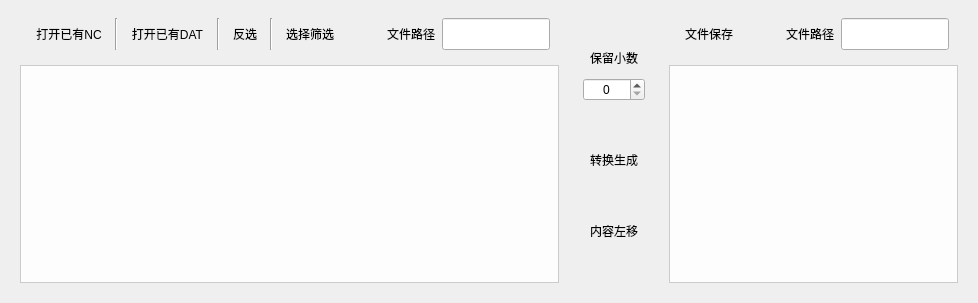
          <widget class="QWidget" name="widget_down" native="true">
           <layout class="QHBoxLayout" name="horizontalLayout_18">
            <property name="topMargin">
             <number>0</number>
            </property>
            <item>
             <widget class="QWidget" name="widget_left" native="true">
              <layout class="QVBoxLayout" name="verticalLayout_3">
               <item>
                <widget class="QWidget" name="widget_20" native="true">
                 <layout class="QHBoxLayout" name="horizontalLayout_15">
                  <item>
                   <widget class="QToolButton" name="tbn_openAlreadyNCFile">
                    <property name="minimumSize">
                     <size>
                      <width>0</width>
                      <height>0</height>
                     </size>
                    </property>
                    <property name="text">
                     <string>打开已有NC</string>
                    </property>
                    <property name="icon">
                     <iconset resource="OfflineProgramTool.qrc">
                      <normaloff>:/OfflineProgramTool/icons/Open.png</normaloff>:/OfflineProgramTool/icons/Open.png</iconset>
                    </property>
                    <property name="iconSize">
                     <size>
                      <width>32</width>
                      <height>32</height>
                     </size>
                    </property>
                    <property name="toolButtonStyle">
                     <enum>Qt::ToolButtonTextUnderIcon</enum>
                    </property>
                    <property name="autoRaise">
                     <bool>true</bool>
                    </property>
                   </widget>
                  </item>
                  <item>
                   <widget class="Line" name="line_5">
                    <property name="orientation">
                     <enum>Qt::Vertical</enum>
                    </property>
                   </widget>
                  </item>
                  <item>
                   <widget class="QToolButton" name="tbn_openAlreadyDATFile">
                    <property name="minimumSize">
                     <size>
                      <width>0</width>
                      <height>0</height>
                     </size>
                    </property>
                    <property name="text">
                     <string>打开已有DAT</string>
                    </property>
                    <property name="icon">
                     <iconset resource="OfflineProgramTool.qrc">
                      <normaloff>:/OfflineProgramTool/icons/OpenDAT.png</normaloff>:/OfflineProgramTool/icons/OpenDAT.png</iconset>
                    </property>
                    <property name="iconSize">
                     <size>
                      <width>32</width>
                      <height>32</height>
                     </size>
                    </property>
                    <property name="toolButtonStyle">
                     <enum>Qt::ToolButtonTextUnderIcon</enum>
                    </property>
                    <property name="autoRaise">
                     <bool>true</bool>
                    </property>
                   </widget>
                  </item>
                  <item>
                   <widget class="Line" name="line_7">
                    <property name="orientation">
                     <enum>Qt::Vertical</enum>
                    </property>
                   </widget>
                  </item>
                  <item>
                   <widget class="QToolButton" name="tbn_chooseInverse">
                    <property name="text">
                     <string>反选</string>
                    </property>
                    <property name="icon">
                     <iconset resource="OfflineProgramTool.qrc">
                      <normaloff>:/OfflineProgramTool/icons/ChooseInverse.png</normaloff>:/OfflineProgramTool/icons/ChooseInverse.png</iconset>
                    </property>
                    <property name="iconSize">
                     <size>
                      <width>32</width>
                      <height>32</height>
                     </size>
                    </property>
                    <property name="toolButtonStyle">
                     <enum>Qt::ToolButtonTextUnderIcon</enum>
                    </property>
                    <property name="autoRaise">
                     <bool>true</bool>
                    </property>
                   </widget>
                  </item>
                  <item>
                   <widget class="Line" name="line_10">
                    <property name="orientation">
                     <enum>Qt::Vertical</enum>
                    </property>
                   </widget>
                  </item>
                  <item>
                   <widget class="QToolButton" name="tbn_choose">
                    <property name="text">
                     <string>选择筛选</string>
                    </property>
                    <property name="icon">
                     <iconset resource="OfflineProgramTool.qrc">
                      <normaloff>:/OfflineProgramTool/icons/Choose.png</normaloff>:/OfflineProgramTool/icons/Choose.png</iconset>
                    </property>
                    <property name="iconSize">
                     <size>
                      <width>32</width>
                      <height>32</height>
                     </size>
                    </property>
                    <property name="toolButtonStyle">
                     <enum>Qt::ToolButtonTextUnderIcon</enum>
                    </property>
                    <property name="autoRaise">
                     <bool>true</bool>
                    </property>
                   </widget>
                  </item>
                  <item>
                   <spacer name="horizontalSpacer_13">
                    <property name="orientation">
                     <enum>Qt::Horizontal</enum>
                    </property>
                    <property name="sizeHint" stdset="0">
                     <size>
                      <width>40</width>
                      <height>20</height>
                     </size>
                    </property>
                   </spacer>
                  </item>
                  <item>
                   <widget class="QLabel" name="label">
                    <property name="text">
                     <string>文件路径</string>
                    </property>
                   </widget>
                  </item>
                  <item>
                   <widget class="QLineEdit" name="lineEdit_alreadyNCFilePosition">
                    <property name="minimumSize">
                     <size>
                      <width>0</width>
                      <height>32</height>
                     </size>
                    </property>
                   </widget>
                  </item>
                 </layout>
                </widget>
               </item>
               <item>
                <widget class="QTableWidget" name="tableWidget_AlreadyNCFile">
                 <property name="styleSheet">
                  <string notr="true">background-color: rgba(255, 255, 255,0.9);</string>
                 </property>
                </widget>
               </item>
              </layout>
             </widget>
            </item>
            <item>
             <widget class="QWidget" name="widget_middle" native="true">
              <property name="styleSheet">
               <string notr="true"/>
              </property>
              <layout class="QVBoxLayout" name="verticalLayout">
               <item>
                <spacer name="verticalSpacer_4">
                 <property name="orientation">
                  <enum>Qt::Vertical</enum>
                 </property>
                 <property name="sizeHint" stdset="0">
                  <size>
                   <width>20</width>
                   <height>40</height>
                  </size>
                 </property>
                </spacer>
               </item>
               <item>
                <widget class="QLabel" name="label_4">
                 <property name="text">
                  <string>保留小数</string>
                 </property>
                 <property name="alignment">
                  <set>Qt::AlignCenter</set>
                 </property>
                </widget>
               </item>
               <item>
                <spacer name="verticalSpacer_5">
                 <property name="orientation">
                  <enum>Qt::Vertical</enum>
                 </property>
                 <property name="sizeType">
                  <enum>QSizePolicy::Fixed</enum>
                 </property>
                 <property name="sizeHint" stdset="0">
                  <size>
                   <width>20</width>
                   <height>5</height>
                  </size>
                 </property>
                </spacer>
               </item>
               <item>
                <widget class="QSpinBox" name="spinBox_littleNumber">
                 <property name="sizePolicy">
                  <sizepolicy hsizetype="Minimum" vsizetype="Minimum">
                   <horstretch>0</horstretch>
                   <verstretch>0</verstretch>
                  </sizepolicy>
                 </property>
                 <property name="minimumSize">
                  <size>
                   <width>0</width>
                   <height>20</height>
                  </size>
                 </property>
                 <property name="alignment">
                  <set>Qt::AlignCenter</set>
                 </property>
                </widget>
               </item>
               <item>
                <spacer name="verticalSpacer_2">
                 <property name="orientation">
                  <enum>Qt::Vertical</enum>
                 </property>
                 <property name="sizeHint" stdset="0">
                  <size>
                   <width>20</width>
                   <height>40</height>
                  </size>
                 </property>
                </spacer>
               </item>
               <item>
                <widget class="QToolButton" name="tbn_generate">
                 <property name="text">
                  <string>转换生成</string>
                 </property>
                 <property name="icon">
                  <iconset resource="OfflineProgramTool.qrc">
                   <normaloff>:/OfflineProgramTool/icons/Right.png</normaloff>:/OfflineProgramTool/icons/Right.png</iconset>
                 </property>
                 <property name="iconSize">
                  <size>
                   <width>32</width>
                   <height>32</height>
                  </size>
                 </property>
                 <property name="toolButtonStyle">
                  <enum>Qt::ToolButtonTextUnderIcon</enum>
                 </property>
                 <property name="autoRaise">
                  <bool>true</bool>
                 </property>
                </widget>
               </item>
               <item>
                <spacer name="verticalSpacer_6">
                 <property name="orientation">
                  <enum>Qt::Vertical</enum>
                 </property>
                 <property name="sizeHint" stdset="0">
                  <size>
                   <width>20</width>
                   <height>40</height>
                  </size>
                 </property>
                </spacer>
               </item>
               <item>
                <widget class="QToolButton" name="tbn_turnLeft">
                 <property name="text">
                  <string>内容左移</string>
                 </property>
                 <property name="icon">
                  <iconset resource="OfflineProgramTool.qrc">
                   <normaloff>:/OfflineProgramTool/icons/Left.png</normaloff>:/OfflineProgramTool/icons/Left.png</iconset>
                 </property>
                 <property name="iconSize">
                  <size>
                   <width>32</width>
                   <height>32</height>
                  </size>
                 </property>
                 <property name="toolButtonStyle">
                  <enum>Qt::ToolButtonTextUnderIcon</enum>
                 </property>
                 <property name="autoRaise">
                  <bool>true</bool>
                 </property>
                </widget>
               </item>
               <item>
                <spacer name="verticalSpacer_3">
                 <property name="orientation">
                  <enum>Qt::Vertical</enum>
                 </property>
                 <property name="sizeHint" stdset="0">
                  <size>
                   <width>20</width>
                   <height>40</height>
                  </size>
                 </property>
                </spacer>
               </item>
              </layout>
             </widget>
            </item>
            <item>
             <widget class="QWidget" name="widget_right" native="true">
              <layout class="QVBoxLayout" name="verticalLayout_4">
               <item>
                <widget class="QWidget" name="widget_15" native="true">
                 <layout class="QHBoxLayout" name="horizontalLayout_17">
                  <item>
                   <widget class="QToolButton" name="tbn_output">
                    <property name="text">
                     <string>文件保存</string>
                    </property>
                    <property name="icon">
                     <iconset resource="OfflineProgramTool.qrc">
                      <normaloff>:/OfflineProgramTool/icons/Save.png</normaloff>:/OfflineProgramTool/icons/Save.png</iconset>
                    </property>
                    <property name="iconSize">
                     <size>
                      <width>32</width>
                      <height>32</height>
                     </size>
                    </property>
                    <property name="toolButtonStyle">
                     <enum>Qt::ToolButtonTextUnderIcon</enum>
                    </property>
                    <property name="autoRaise">
                     <bool>true</bool>
                    </property>
                   </widget>
                  </item>
                  <item>
                   <spacer name="horizontalSpacer_14">
                    <property name="orientation">
                     <enum>Qt::Horizontal</enum>
                    </property>
                    <property name="sizeHint" stdset="0">
                     <size>
                      <width>40</width>
                      <height>20</height>
                     </size>
                    </property>
                   </spacer>
                  </item>
                  <item>
                   <widget class="QLabel" name="label_2">
                    <property name="text">
                     <string>文件路径</string>
                    </property>
                   </widget>
                  </item>
                  <item>
                   <widget class="QLineEdit" name="lineEdit_outputFile">
                    <property name="minimumSize">
                     <size>
                      <width>0</width>
                      <height>32</height>
                     </size>
                    </property>
                   </widget>
                  </item>
                 </layout>
                </widget>
               </item>
               <item>
                <widget class="QTableWidget" name="tableWidget_newNC">
                 <property name="styleSheet">
                  <string notr="true">background-color: rgba(255, 255, 255,0.9);</string>
                 </property>
                </widget>
               </item>
              </layout>
             </widget>
            </item>
           </layout>
          </widget>
